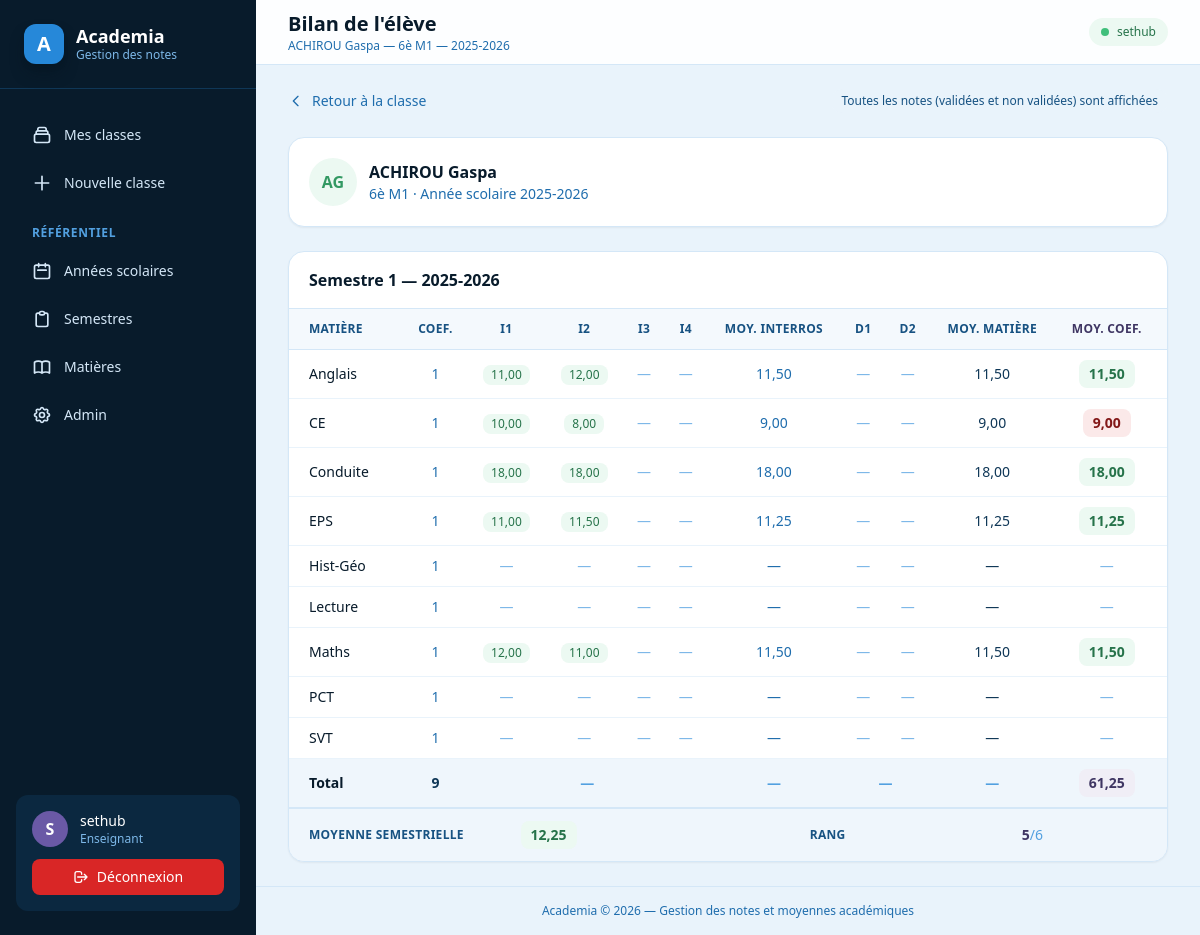
The app's page /eleves/1/bilan/ (signed in), older data.
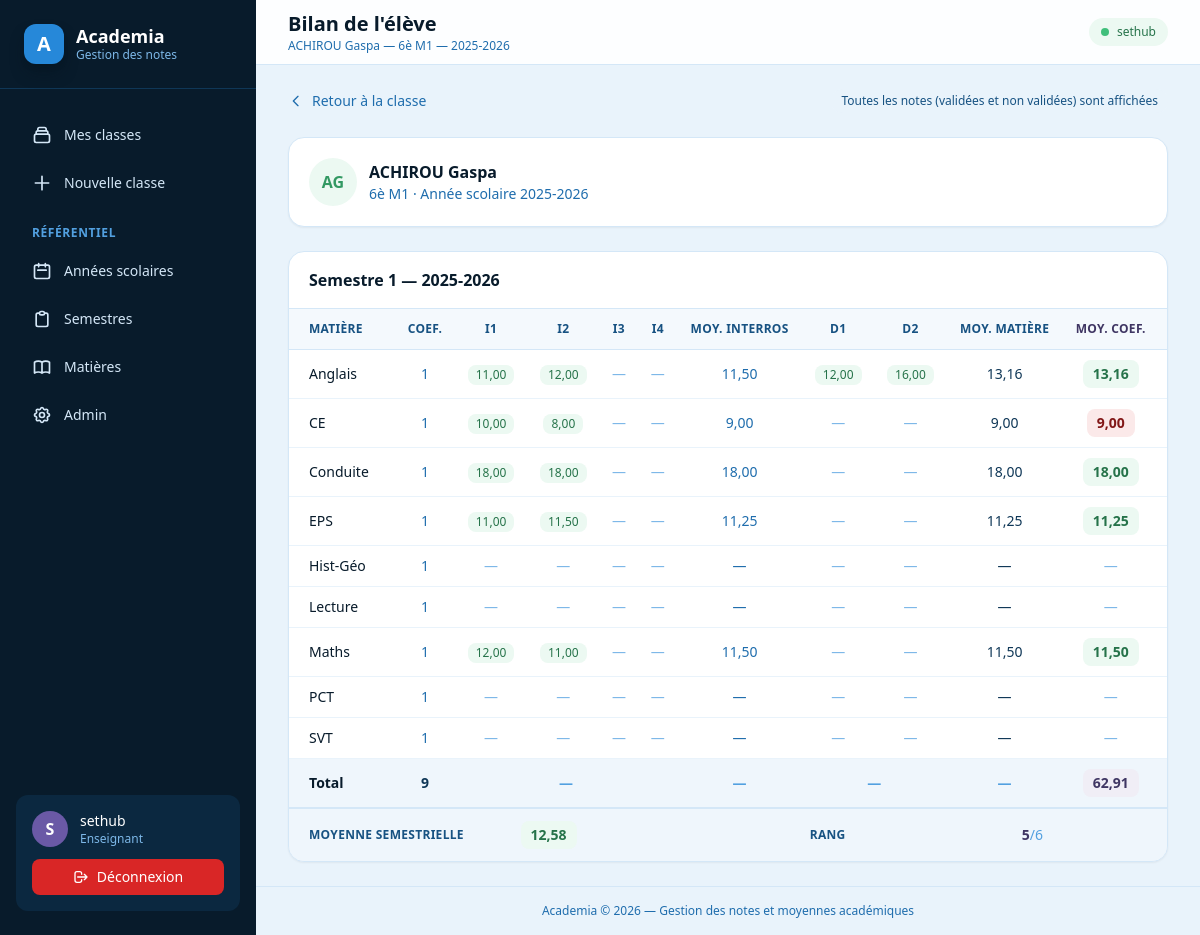
The same page, newer data.
### academics/models.py (models this page shows, shortened)
class Matiere(models.Model):
    nom = models.CharField(max_length=100, unique=True)  # ex: "Mathématiques"
    class Meta:
        ordering = ["nom"]

class Semestre(models.Model):
    class Libelle(models.TextChoices):
        S1 = "S1", "Semestre 1"
        S2 = "S2", "Semestre 2"
    annee_scolaire = models.ForeignKey(
        AnneeScolaire, on_delete=models.CASCADE, related_name="semestres"
    )
    libelle = models.CharField(max_length=2, choices=Libelle.choices)
    class Meta:
        constraints = [
            models.UniqueConstraint(
                fields=["annee_scolaire", "libelle"], name="uniq_semestre_par_annee"
            )
        ]
        ordering = ["annee_scolaire", "libelle"]

class AnneeScolaire(models.Model):
    libelle = models.CharField(max_length=20, unique=True)
    est_courante = models.BooleanField(default=False)
    objects = AnneeScolaireQuerySet.as_manager()
    class Meta:
        ordering = ["-libelle"]

### grades/models.py (models this page shows, shortened)
class EvaluationBase(models.Model):
    eleve = models.ForeignKey(Eleve, on_delete=models.CASCADE, related_name="%(class)s_set")
    classe_matiere = models.ForeignKey(
        ClasseMatiere, on_delete=models.CASCADE, related_name="%(class)s_set"
    )
    semestre = models.ForeignKey(Semestre, on_delete=models.CASCADE, related_name="%(class)s_set")
    note = models.DecimalField(max_digits=4, decimal_places=2, validators=NOTE_VALIDATORS)
    date_saisie = models.DateTimeField(auto_now_add=True)
    date_modification = models.DateTimeField(auto_now=True)
    valide = models.BooleanField(default=False)
    date_validation = models.DateTimeField(null=True, blank=True)
    class Meta:
        abstract = True

class Interrogation(EvaluationBase):
    class Meta(EvaluationBase.Meta):
        abstract = False
        constraints = [
            models.UniqueConstraint(
                fields=["eleve", "classe_matiere", "semestre", "date_saisie"],
                name="uniq_interro_par_instant",
            )
        ]
        ordering = ["eleve", "classe_matiere", "semestre", "date_saisie"]

class Devoir(EvaluationBase):
    numero = models.PositiveSmallIntegerField(choices=DEVOIR_NUMEROS)
    class Meta(EvaluationBase.Meta):
        abstract = False
        constraints = [
            models.UniqueConstraint(
                fields=["eleve", "classe_matiere", "semestre", "numero"],
                name="uniq_devoir_par_numero",
            ),
            models.CheckConstraint(
                condition=models.Q(numero__in=[1, 2]), name="devoir_numero_valide"
            ),
        ]
        ordering = ["eleve", "classe_matiere", "semestre", "numero"]

### grades/views.py (the view)
class BilanEleveView(LoginRequiredMixin, View):
    template_name = "grades/bilan_eleve.html"
    def get(self, request, pk):
        eleve = get_object_or_404(
            Eleve.objects.select_related("classe", "classe__annee_scolaire"), pk=pk
        )
        classe = eleve.classe
        semestres = list(classe.annee_scolaire.semestres.all())
        resultats = []
        for semestre in semestres:
            lignes = []
            for cm in classe.classe_matieres.select_related("matiere"):
                interros = Interrogation.objects.filter(
                    eleve=eleve, classe_matiere=cm, semestre=semestre
                ).order_by("date_saisie")
                devoirs = Devoir.objects.filter(
                    eleve=eleve, classe_matiere=cm, semestre=semestre
                ).order_by("numero")
                interros_cells = [
                    {"note": i.note, "valide": i.valide} for i in interros
                ]
                interros_cells += [None] * (
                    MAX_INTERROS_PAR_PERIODE - len(interros_cells)
                )
                devoirs_par_numero = {d.numero: d for d in devoirs}
                devoirs_cells = []
                for numero in (1, 2):
                    devoir = devoirs_par_numero.get(numero)
                    devoirs_cells.append(
                        {"note": devoir.note, "valide": devoir.valide}
                        if devoir else None
                    )
                lignes.append({
                    "matiere": cm.matiere.nom,
                    "coefficient": cm.coefficient,
                    "interros_cells": interros_cells,
                    "devoirs_cells": devoirs_cells,
                    "moy_i": aggregations.moy_i_eleve_matiere_semestre(
                        eleve, cm, semestre, seulement_validees=False
                    ),
                    "moy_m": aggregations.moy_m_eleve_matiere_semestre(
                        eleve, cm, semestre, seulement_validees=False
                    ),
                    "moy_mc": aggregations.moy_mc_eleve_matiere_semestre(
                        eleve, cm, semestre, seulement_validees=False
                    ),
                    "a_non_validees": (
                        interros.filter(valide=False).exists()
                        or devoirs.filter(valide=False).exists()
                    ),
                })
            conduite = eleve.conduites.filter(semestre=semestre).first()
            rangs = aggregations.rangs_semestriels_classe(classe, semestre)
            rang = None
            if eleve.pk in rangs:
                rang = {"rang": rangs[eleve.pk], "total": len(rangs)}
            total_coefficients = sum(l["coefficient"] for l in lignes)
            mc_pertinentes = [l["moy_mc"] for l in lignes if l["moy_mc"] is not None]
            if conduite:
                total_coefficients += Conduite.COEFFICIENT
                mc_pertinentes.append(conduite.note)
            total_moy_mc = (
                sum(mc_pertinentes) if mc_pertinentes else None
            )
            resultats.append({
                "semestre": semestre,
                "lignes": lignes,
                "total_coefficients": total_coefficients,
                "total_moy_mc": total_moy_mc,
                "conduite": conduite.note if conduite else None,
                "conduite_validee": conduite.valide if conduite else False,
                "moyenne": aggregations.moy_semestre_eleve(
                    eleve, semestre, seulement_validees=False
                ),
                "rang": rang,
                "a_notes_non_validees": any(l["a_non_validees"] for l in lignes)
                or (conduite is not None and not conduite.valide),
            })
        rang_annuel = None
        if len(semestres) >= 2:
            moy_annuelle = aggregations.moy_annuelle_eleve(
                eleve, semestres[0], semestres[1], seulement_validees=False
            )
            rangs_annuels = aggregations.rangs_annuels_classe(
                classe, semestres[0], semestres[1]
            )
            if eleve.pk in rangs_annuels:
                rang_annuel = {
                    "rang": rangs_annuels[eleve.pk],
                    "total": len(rangs_annuels),
                }
        else:
            moy_annuelle = None
        return render(request, self.template_name, {
            "eleve": eleve,
            "classe": classe,
            "resultats": resultats,
            "moy_annuelle": moy_annuelle,
            "rang_annuel": rang_annuel,
        })

### templates/grades/bilan_eleve.html (shortened to what the changed rows need)
{% extends "base.html" %}
{% block page_title %}Bilan de l'élève{% endblock %}
{% block content %}
<div class="space-y-6">
    <div class="bg-white rounded-2xl border border-blue-bell-100 shadow-sm p-5 flex items-center justify-between gap-4 flex-wrap">
        <div class="flex items-center gap-3">
            <div>
                <h2 class="font-bold text-blue-bell-900">{{ eleve.nom }} {{ eleve.prenom }}</h2>
            </div>
        </div>
    </div>
    {% for resultat in resultats %}
    <div class="bg-white rounded-2xl border border-blue-bell-100 shadow-sm overflow-hidden">
        <div class="px-5 py-4 border-b border-blue-bell-100 flex items-center justify-between gap-3 flex-wrap">
            <h3 class="font-semibold text-blue-bell-900">{{ resultat.semestre.get_libelle_display }} — {{ resultat.semestre.annee_scolaire.libelle }}</h3>
        </div>
        {% if resultat.lignes %}
        <div class="overflow-x-auto">
            <table class="w-full text-sm whitespace-nowrap">
                <thead>
                    <tr class="text-left text-xs text-blue-bell-700 uppercase tracking-wide border-b border-blue-bell-100 bg-blue-bell-50/50">
                        <th class="py-3 pr-6 pl-5 font-semibold">Matière</th>
                        <th class="py-3 px-3 font-semibold text-center">Coef.</th>
                        <th class="py-3 px-3 font-semibold text-center">I1</th>
                        <th class="py-3 px-3 font-semibold text-center">I2</th>
                        <th class="py-3 px-3 font-semibold text-center">I3</th>
                        <th class="py-3 px-3 font-semibold text-center">I4</th>
                        <th class="py-3 px-3 font-semibold text-center">Moy. interros</th>
                        <th class="py-3 px-3 font-semibold text-center">D1</th>
                        <th class="py-3 px-3 font-semibold text-center">D2</th>
                        <th class="py-3 px-3 font-semibold text-center">Moy. matière</th>
                        <th class="py-3 pr-5 pl-3 font-semibold text-center text-deep-lilac-700">Moy. coef.</th>
                    </tr>
                </thead>
                <tbody class="divide-y divide-blue-bell-50">
                    {% for ligne in resultat.lignes %}
                    <tr>
                        <td class="py-2.5 pr-6 pl-5 font-medium text-blue-bell-900">{{ ligne.matiere }}</td>
                        <td class="py-2.5 px-3 text-center text-blue-bell-600">{{ ligne.coefficient }}</td>
                        {% for cellule in ligne.interros_cells %}
                        <td class="py-2.5 px-3 text-center">
                            {% if cellule %}
                            <span class="inline-flex items-center justify-center min-w-[2.5rem] px-2 py-0.5 rounded-lg text-xs font-medium {% if cellule.valide %}bg-jungle-green-50 text-jungle-green-700{% else %}bg-saffron-50 text-saffron-700{% endif %}" title="{% if cellule.valide %}Validée{% else %}Non validée{% endif %}">
                                {{ cellule.note }}
                            </span>
                            {% else %}
                            <span class="text-blue-bell-300">—</span>
                            {% endif %}
                        </td>
                        {% endfor %}
                        <td class="py-2.5 px-3 text-center text-blue-bell-600">{{ ligne.moy_i|default:"—" }}</td>
                        {% for cellule in ligne.devoirs_cells %}
                        <td class="py-2.5 px-3 text-center">
                            {% if cellule %}
                            <span class="inline-flex items-center justify-center min-w-[2.5rem] px-2 py-0.5 rounded-lg text-xs font-medium {% if cellule.valide %}bg-jungle-green-50 text-jungle-green-700{% else %}bg-saffron-50 text-saffron-700{% endif %}" title="Devoir — {% if cellule.valide %}validé{% else %}non validé{% endif %}">
                                {{ cellule.note }}
                            </span>
                            {% else %}
                            <span class="text-blue-bell-300">—</span>
                            {% endif %}
                        </td>
                        {% endfor %}
                        <td class="py-2.5 px-3 text-center font-medium text-blue-bell-800">{{ ligne.moy_m|default:"—" }}</td>
                        <td class="py-2.5 pr-5 pl-3 text-center">
                            {% if ligne.moy_mc %}
                            <span class="inline-flex items-center px-2.5 py-1 rounded-lg text-sm font-bold {% if ligne.moy_mc >= 10 %}bg-jungle-green-50 text-jungle-green-700{% else %}bg-lobster-pink-50 text-lobster-pink-700{% endif %}">
                                {{ ligne.moy_mc }}
                            </span>
                            {% else %}
                            <span class="text-blue-bell-300">—</span>
                            {% endif %}
                        </td>
                    </tr>
                    {% endfor %}
                    {% if resultat.lignes %}
                    <tr class="bg-blue-bell-50/70 font-semibold border-t-2 border-blue-bell-100">
                        <td class="py-2.5 pr-6 pl-5 text-blue-bell-900">Total</td>
                        <td class="py-2.5 px-3 text-center text-blue-bell-800">{{ resultat.total_coefficients }}</td>
                        <td colspan="4" class="py-2.5 px-3 text-center text-blue-bell-400">—</td>
                        <td class="py-2.5 px-3 text-center text-blue-bell-400">—</td>
                        <td colspan="2" class="py-2.5 px-3 text-center text-blue-bell-400">—</td>
                        <td class="py-2.5 px-3 text-center text-blue-bell-400">—</td>
                        <td class="py-2.5 pr-5 pl-3 text-center">
                            <span class="inline-flex items-center px-2.5 py-1 rounded-lg text-sm font-bold text-deep-lilac-700 bg-deep-lilac-50">
                                {{ resultat.total_moy_mc|default:"—" }}
                            </span>
                        </td>
                    </tr>
                    {% endif %}
                </tbody>
            </table>
        </div>
        <table class="w-full text-sm whitespace-nowrap border-t-2 border-blue-bell-100 bg-blue-bell-50/70">
            <tbody>
                <tr>
                    <th class="py-3 pr-6 pl-5 text-left text-xs font-semibold uppercase tracking-wide text-blue-bell-700 w-1/4">Moyenne semestrielle</th>
                    <td class="py-3 px-3">
                        {% if resultat.moyenne %}
                        <span class="inline-flex items-center px-2.5 py-1 rounded-lg text-sm font-bold {% if resultat.moyenne >= 10 %}bg-jungle-green-50 text-jungle-green-700{% else %}bg-lobster-pink-50 text-lobster-pink-700{% endif %}">
                            {{ resultat.moyenne }}
                        </span>
                        {% else %}
                        <span class="font-semibold text-blue-bell-400">—</span>
                        {% endif %}
                    </td>
                    <th class="py-3 pl-6 pr-2 text-left text-xs font-semibold uppercase tracking-wide text-blue-bell-700">Rang</th>
                    <td class="py-3 pr-5">
                        {% if resultat.rang %}
                        <span class="font-bold text-deep-lilac-700">{{ resultat.rang.rang }}<span class="text-sm font-normal text-blue-bell-400">/{{ resultat.rang.total }}</span></span>
                        {% else %}
                        <span class="font-semibold text-blue-bell-400">—</span>
                        {% endif %}
                    </td>
                </tr>
            </tbody>
        </table>
        {% else %}
        <div class="p-8 text-center">
            <p class="text-sm text-blue-bell-600">Aucune note saisie pour ce semestre.</p>
        </div>
        {% endif %}
    </div>
    {% empty %}
    <div class="bg-white rounded-2xl border border-blue-bell-100 shadow-sm p-8 text-center">
        <p class="text-sm text-blue-bell-600">Aucun semestre défini pour l'année scolaire {{ classe.annee_scolaire.libelle }}.</p>
    </div>
    {% endfor %}
</div>
{% endblock %}

Row changes from the older to the newer data that the page shows:
computed for Semestre "Semestre 1": total_moy_mc "61,25" → "62,91"; moyenne "12,25" → "12,58"
added Devoir: note "12,00"
added Devoir: note "16,00"
Text that changed along with them:
new list line: "Anglais"
new list line: "1 — — 11,50 13,16 13,16"
new list line: "11,00"
new list line: "12,00"
list line gone: "Anglais"
list line gone: "1 — — 11,50 — — 11,50 11,50"
list line gone: "11,00"
list line gone: "12,00"
